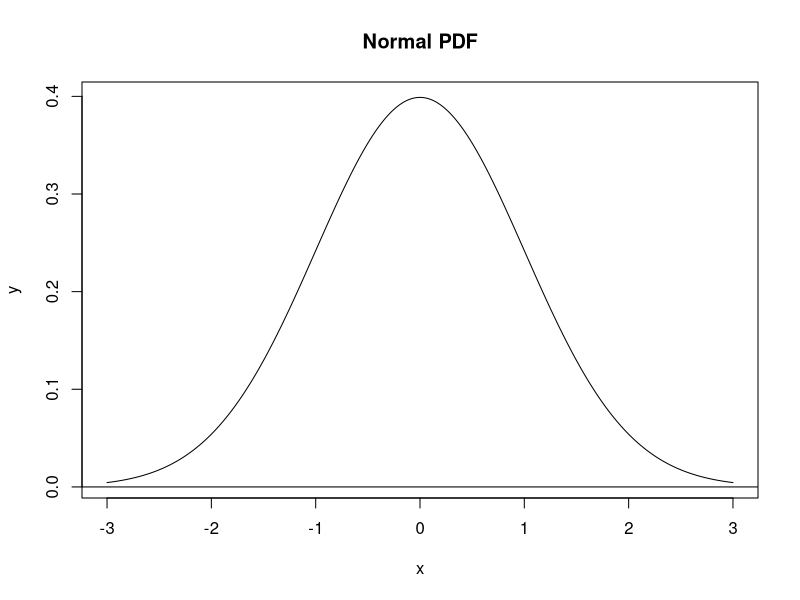
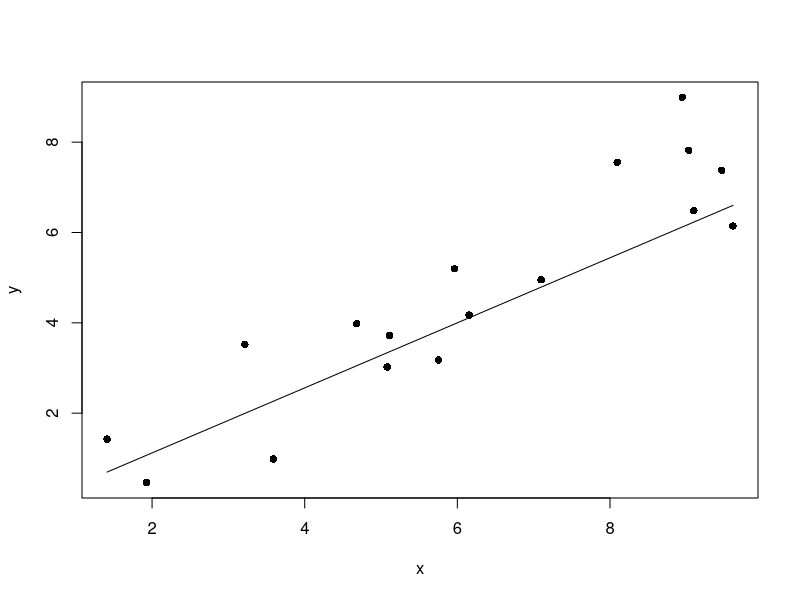
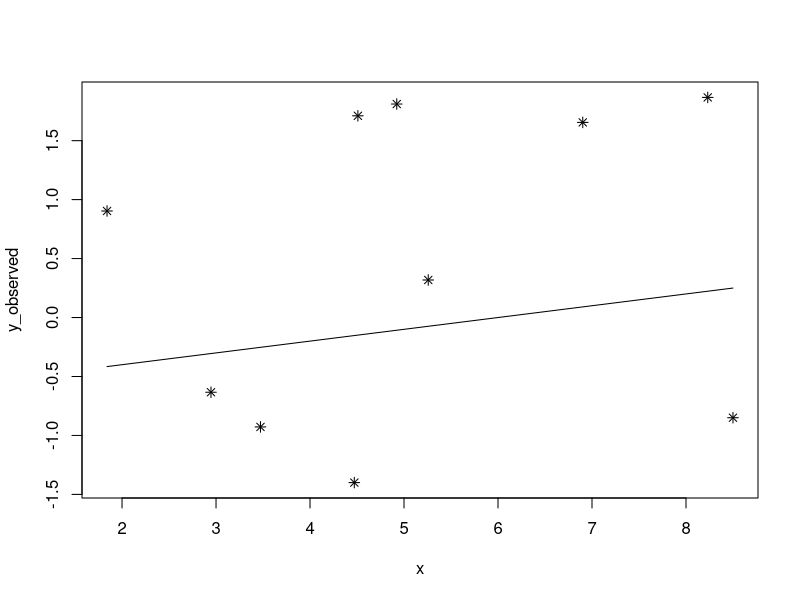
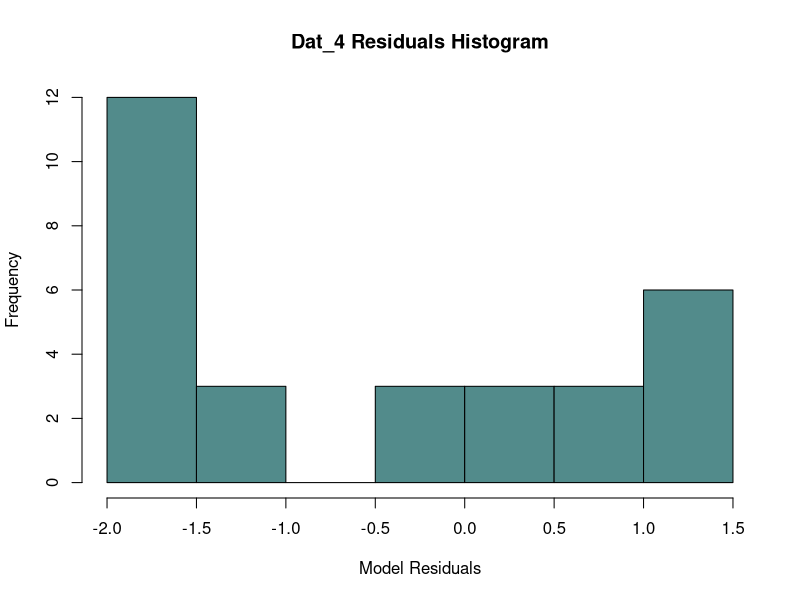
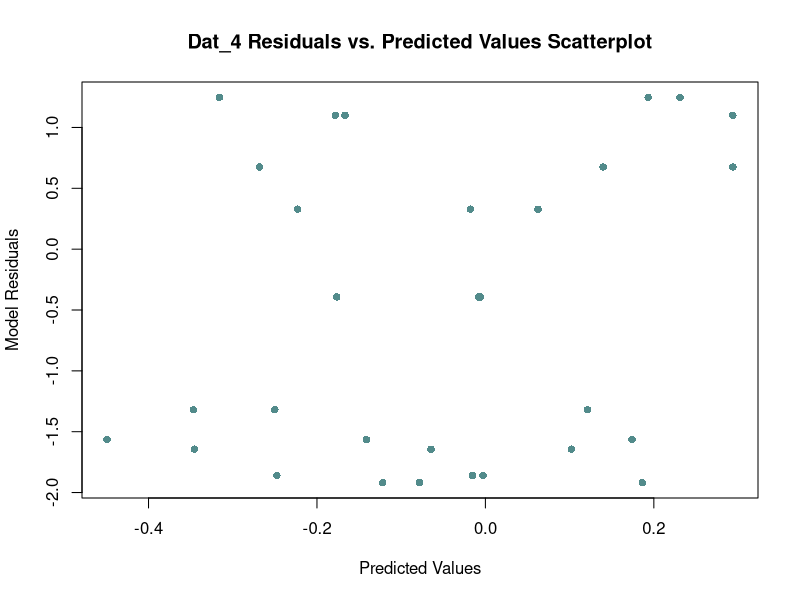
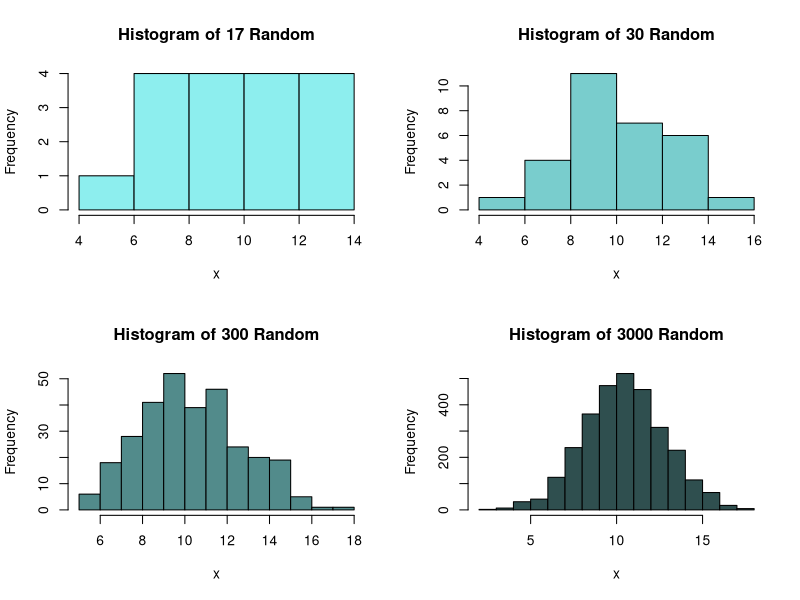
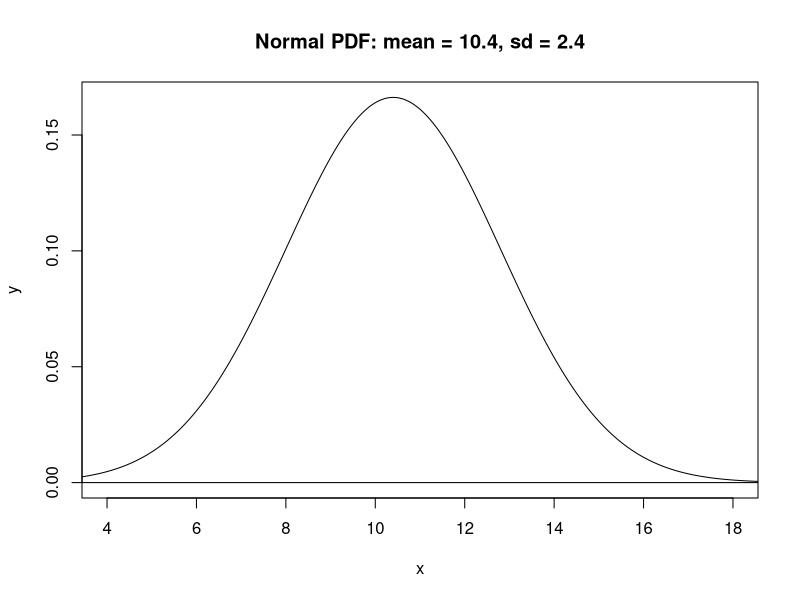
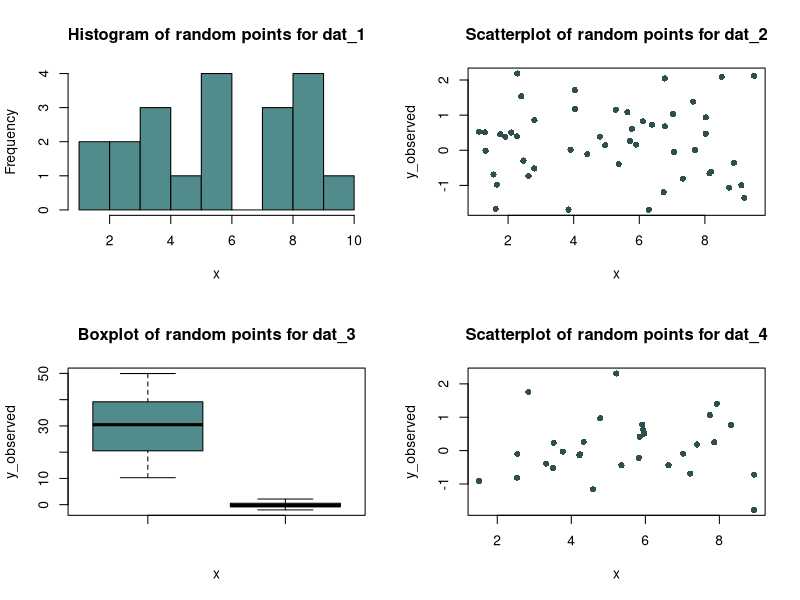

Reproduce these figures in R, in order.
## ---- chunk 1
# Generate a vector of x-values
x = seq(-3, 3, length.out = 1000)
y = dnorm(x)

plot(x, y, main = "Normal PDF", type = "l")
abline(h = 0)

## ---- chunk 2
line_point_slope = function(x, x1, y1, slope)
{
  get_y_intercept = 
    function(x1, y1, slope)
      return(-(x1 * slope) + y1)
  
  linear =
    function(x, yint, slope)
      return(yint + x * slope)
  
  return(linear(x, get_y_intercept(x1, y1, slope), slope))
}

set.seed(123)
n = 17
slope = 0.7
intcp = 0.2

guess_x = 6
guess_y = 4
guess_slope = 0.72

x = runif(n = n, min = 1, max = 10)
y = rnorm(n = n, mean = slope * x + intcp)

plot(x, y, pch = 16)

curve(line_point_slope(x, guess_x, guess_y, guess_slope), add = T)
## ---- chunk 3
set.seed(345)
n_pts = 10
x_min = 1
x_max = 10
x = runif(n = n_pts, min = x_min, max = x_max)

dat = data.frame(x = x, y_observed = rnorm(n_pts))

guess_x = 6
guess_y = 0
guess_slope = 0.1

plot(y_observed ~ x, data = dat, pch = 8)
curve(line_point_slope(x, guess_x, guess_y, guess_slope), add = T)

#add predicted values

line_point_slope(dat$x, guess_x, guess_y, guess_slope)

#add predicted values to dataframe

y_predicted = line_point_slope(dat$x, guess_x, guess_y, guess_slope)

dat$y_predicted = y_predicted

dat$resids = dat$y_predicted - dat$y_observed

dat

sum(dat$resids)

abs(dat$resids)

sum(abs(dat$resids))

## ---- chunk 4
norm_mean = 10.4
norm_sd = 2.4

norm_17 = rnorm(n = 17, norm_mean, norm_sd)
norm_30 = rnorm(n = 30, norm_mean, norm_sd)
norm_300 = rnorm(n = 300, norm_mean, norm_sd)
norm_3000 = rnorm(n = 3000, norm_mean, norm_sd)

## ---- chunk 5
require(here)
png(
    filename = here("images", "lab_04_hist_01.png"),
    width = 1500, height = 1600,
    res = 180) 

par(mfrow = c(2, 2))
hist(norm_17,
     main = "Histogram of 17 Random",
     xlab = "x",
     col = "darkslategray2")
hist(norm_30,
     main = "Histogram of 30 Random",
     xlab = "x",
     col = "darkslategray3")
hist(norm_300,
     main = "Histogram of 300 Random",
     xlab = "x",
     col = "darkslategray4")
hist(norm_3000,
     main = "Histogram of 3000 Random",
     xlab = "x",
     col = "darkslategray")

dev.off()
## ---- chunk 6
svg(
    filename = here("images", "norm_1.svg"),
    width = 12, height = 9) 

x = seq(-20, 20, length.out = 1000)
y = dnorm(x, mean = 10.4, sd = 2.4)

plot(x, y, main = "Normal PDF: mean = 10.4, sd = 2.4", type = "l", xlim = c(4, 18))
abline(h = 0)

dev.off()

## ---- chunk 7
png(
    filename = here("images", "Random_Points_Figures.png"),
    width = 1500, height = 1600,
    res = 180) 

#define x_min and x_max for use with all random data in this code
x_min = 1
x_max = 10

#different numbers of points
n_pts_1 = 20
x1 = runif(n = n_pts_1, min = x_min, max = x_max)
dat_1 = data.frame(x = x1, y_observed = rnorm(n_pts_1))

n_pts_2 = 50
x_min = 1
x_max = 10
x2 = runif(n = n_pts_2, min = x_min, max = x_max)
dat_2 = data.frame(x = x2, y_observed = rnorm(n_pts_2))


#different distributions
n_pts_3 = 70
x3 = runif(n = n_pts_3, min = 10, max = 50)
dat_3 = data.frame(x = x3, y_observed = rnorm(n_pts_3))

#experiment with set.seed
set.seed(100)
n_pts_4 = 30
x4 = runif(n = n_pts_4, min = x_min, max = x_max)
dat_4 = data.frame(x = x4, y_observed = rnorm(n_pts_4))

par(mfrow = c(2, 2))
hist(dat_1$x,
     main = "Histogram of random points for dat_1",
     xlab = "x",
     col = "darkslategray4")

plot(dat_2$x, dat_2$y_observed, pch = 16,
     main = "Scatterplot of random points for dat_2",
     xlab = "x",
     ylab = "y_observed",
     col = "darkslategray")

boxplot(dat_3$x, dat_3$y_observed,
        main = "Boxplot of random points for dat_3",
        xlab = "x",
        ylab = "y_observed",
        col = "darkslategray4")

plot(dat_4$x, dat_4$y_observed, pch = 16,
     main = "Scatterplot of random points for dat_4",
     xlab = "x",
     ylab = "y_observed",
     col = "darkslategray")


dev.off()

## ---- chunk 8
png(
    filename = here("images", "Random_Points_Figure_with_Line.png"),
    width = 1500, height = 1600,
    res = 180) 

set.seed(100)
n_pts_4 = 30

guess_x = 6
guess_y = 0
guess_slope = 0.1

x = runif(n = n_pts_4, min = x_min, max = x_max)

plot(y_observed ~ x, data = dat_4, pch = 16, 
     main = "Scatterplot of random points for dat_4 with line",
     col = "darkslategray")
curve(line_point_slope(x, guess_x, guess_y, guess_slope), add = T)

dev.off()
## ---- chunk 9

line_point_slope(dat_4$x, guess_x, guess_y, guess_slope)

y_predicted = line_point_slope(dat_4$x, guess_x, guess_y, guess_slope)

dat_4$y_predicted = y_predicted

dat_4$resids = dat$y_predicted - dat$y_observed

dat_4

## ---- chunk 10
hist(dat_4$resids,
     main = "Dat_4 Residuals Histogram",
     xlab = "Model Residuals", col = "darkslategray4")

plot(dat_4$y_predicted, dat_4$resids, pch = 16, col = "darkslategray4",
     main = "Dat_4 Residuals vs. Predicted Values Scatterplot",
     xlab = "Predicted Values",
     ylab = "Model Residuals")
